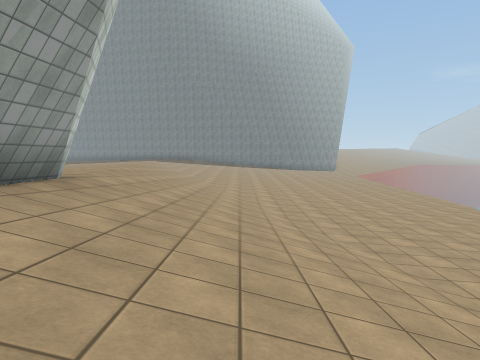
View 1 (above)

20 first-person views from a walk through a scene from a Unity 3-D project. The camera is 1.4 m above the floor, tilts 4° down and sees 70° across. The floor is counted in squares, 2 m on a side. Each view is taken from the middle of a square. On the plan, view 1 faces up. The plan holds only what a view shows up to about 11 squares ahead; the rest is blank. The place goes on beyond the plan. Surface patterns are stand-ins for the level's own textures.

View 2
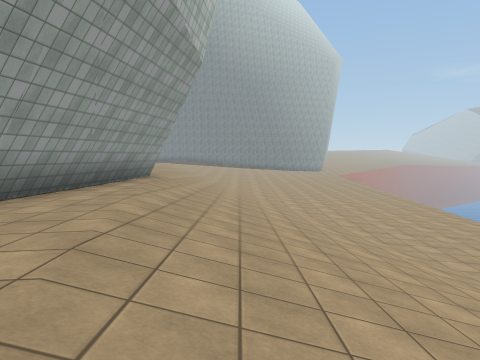

View 3
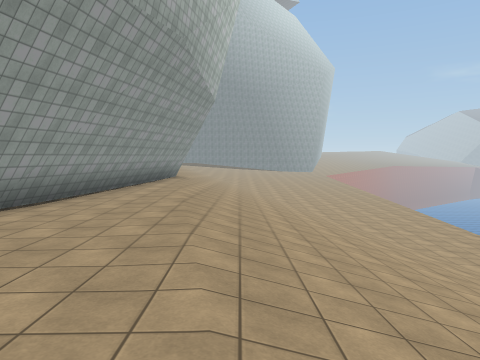

View 4
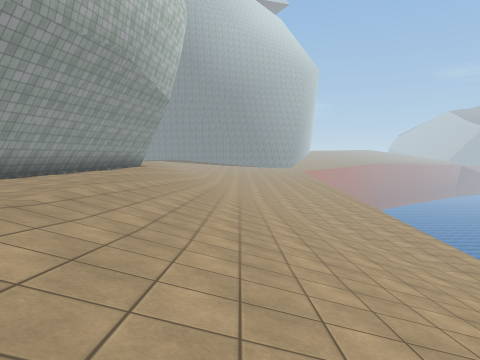

View 5
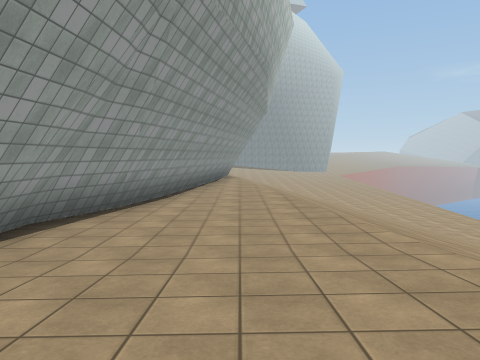

View 6
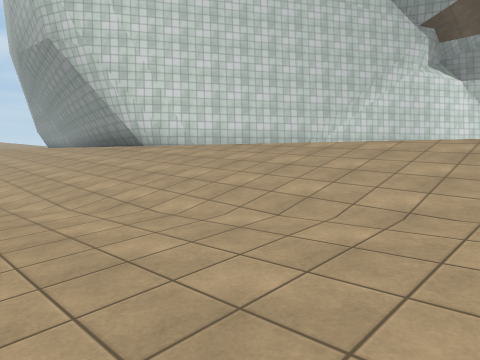

View 7
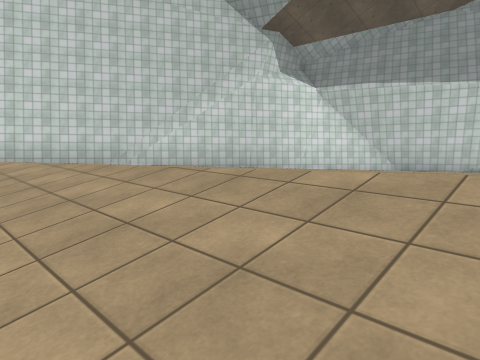

View 8
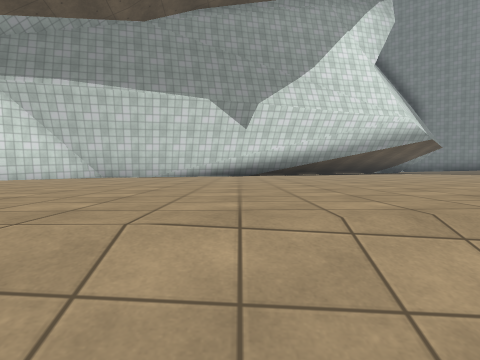

View 9
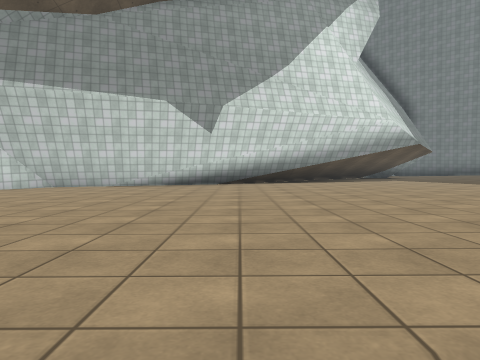

View 10
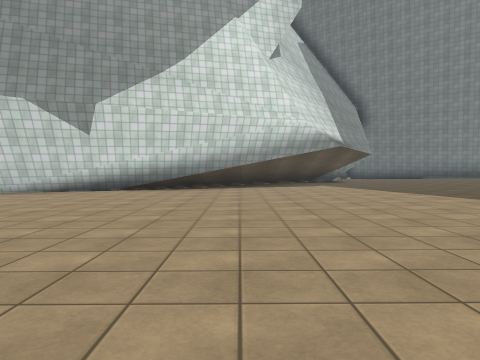

View 11
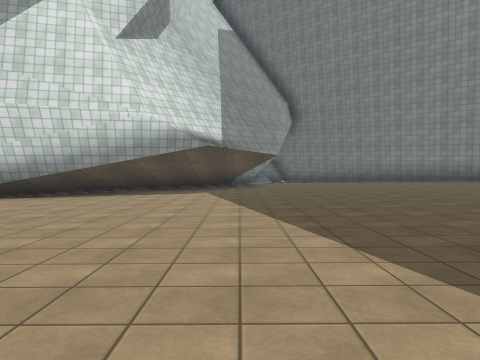

View 12
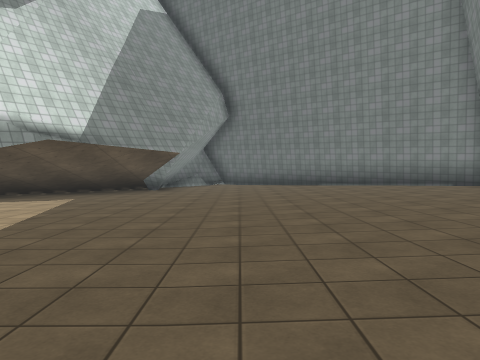

View 13
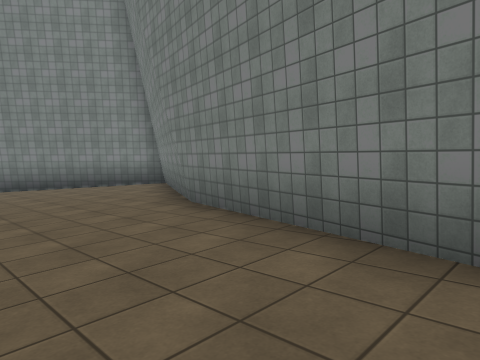

View 14
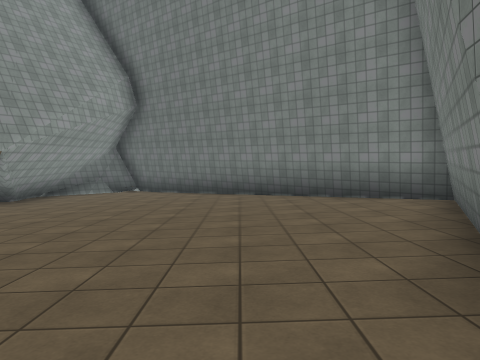

View 15
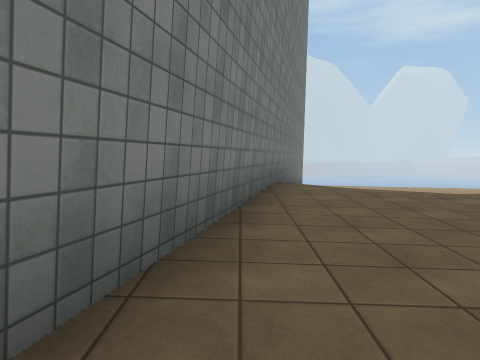

View 16
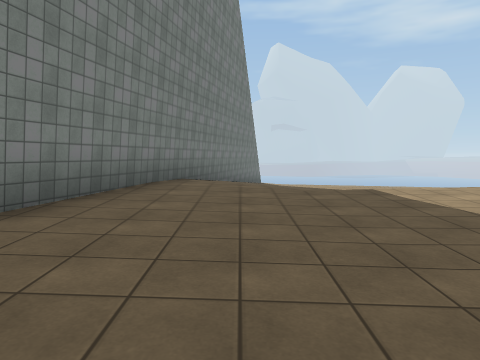

View 17
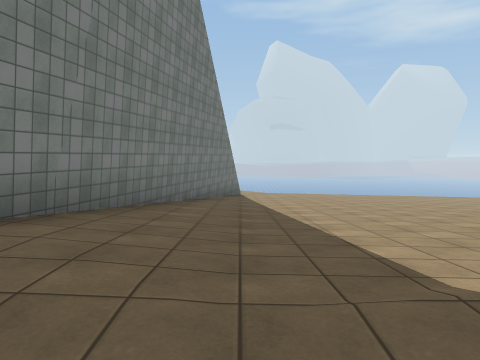

View 18
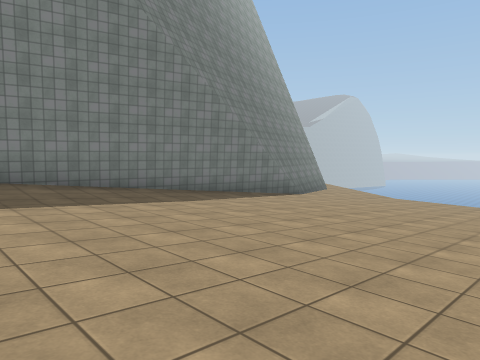

View 19
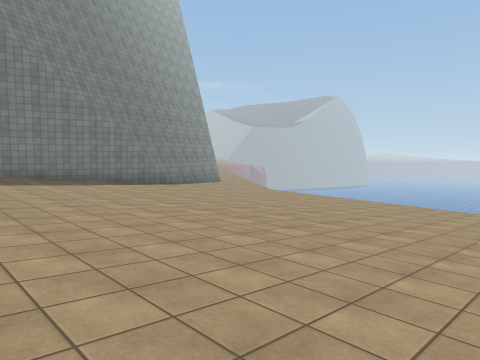

View 20
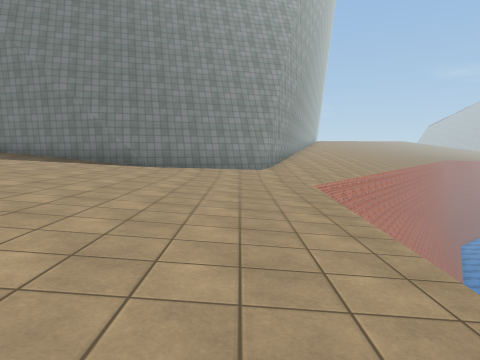

### Floor plan
Key: @ floor where view 1 was taken; # wall or solid block; . main floor; : floor 0.75 m higher than the main floor; - floor 0.75 m lower than the main floor; + floor 1.5 m higher than the main floor; _ floor 1.5 m lower than the main floor; < floor 2.5 m lower than the main floor; / step, stairs or slope; v drop or lower ground.
Columns run from 22 left of view 1 to 11 right of it. Each row starts with its distance up from view 1.
 34    ###
 33   ##.###
 32  ##....###
 31 ##.......#####
 30 #..........::#####
 29 #...........:::::######      ##-_v
 28 .............:::::....########__/v
 27 ..............:::........-##-___v
 26 ..............:::.......----___v
 25 .##...........:::......----____v
 24 ####..........::: .....----____v
 23   ###.........:   .....----____
 22    ###.........:  .....---_____
 21     ###........:: ....----_____
 20      ##........:::  ..----_____
 19       ##.......::  ...----_____
 18        #.......::: ...---______
 17        #.......:::...----___
 16        ##......:::...--
 15         #......::::..
 14         #.......:::..
 13         #.......:::..---_
 12         ##..... :::..---_
 11          #...    ::..---______
 10          ###     :::..-_______
  9             ##    ::..-______
  8               ##  ::..-______
  7                 ##::..-_____
  6                  ##:..-______<
  5                   ##...-_____<
  4                    #:..-_____
  3                    #:..-_____
  2                    #:..-____<<
  1                    #:..-____<<
  0                    #:.@.-___<<
 -1                   ##::..-__<<v
 -2                   #:::..-__<<v
 -3                   #:::..-__<<v
 -4                   #:::..-__<<v
 -5                  ##:::...-__<v
 -6                  #:::::..-__<
 -7                  #:::::..-__
 -8                   :::::////
 -9                   :::::////
-10                    ::+ //
-11                     +   /

Positions as (right, up) in squares from view 1, and headings:
1: (0, 0), facing up
2: (0, -5), facing up
3: (0, -9), facing up
4: (2, -11), facing up
5: (-2, -11), facing up
6: (2, 13), facing down-left
7: (-2, 16), facing down-left
8: (-3, 16), facing left
9: (-4, 17), facing left
10: (-5, 20), facing left
11: (-7, 24), facing left
12: (-9, 27), facing left
13: (-9, 28), facing up-left
14: (-12, 30), facing left
15: (-12, 30), facing right
16: (-12, 28), facing right
17: (-8, 27), facing right
18: (-4, 21), facing up-right
19: (-3, 16), facing up-right
20: (7, 18), facing up
